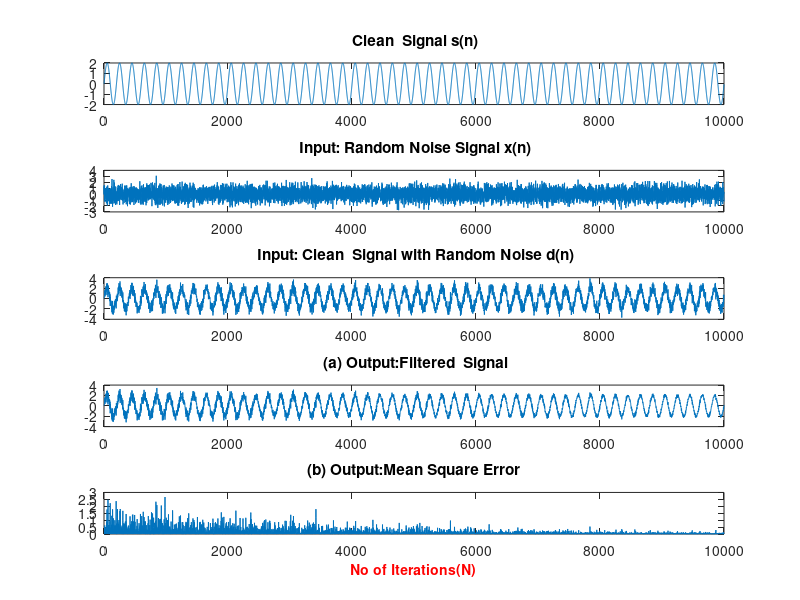

MATLAB code to generate this figure:
%----------------------------------------------------------
% MATLAB function that implements LMS Algorithm Implementation 
%  
% Original from the paper "Simulation and Performance Analysis of Adaptive
% Filter in Noise Cancellation" by RAJ KUMAR THENUA and Surendra K. Agrawal
% Modified by Petro M. Tshakwanda in Fall 2020.
%----------------------------------------------------------
clear
clc
%load 
y = 2*sin(2*pi*0.005*(0:10000-1)');  % .005cycles/sample(one complete cyle in 200 samples)
  nvar  = 0.8;  % noise variance
  xn = randn(10000,1)*nvar;
nfilt= fir1(20,0.5);
fnoise= filter(nfilt,1,xn);
dn= y+fnoise;  % desired signal(noisy signal)

filter_size=20;
step_size= 0.0001;
iterations=10000; 
% initialise adaptive filter impulse and input vector to zero vector of length specified at command line
filter_current = zeros(filter_size,1);
input_vector = zeros(filter_size, 1);

% Loop for number of iterations.
for i=1:iterations
   
    input_vector(1)=xn(i);         % insert new sample at beginning of input vector.
    filter_output(i)=dot(filter_current, input_vector);          %Caluclate adaptive filter output
    error= dn(i)-filter_output(i);       % Calculate estimation error
    filter_current = filter_current + 2*step_size*error*input_vector;       % Update filter taps by LMS recursion
    
    % Shfit values of input vector.
    for j=filter_size:-1:2
        input_vector(j)=input_vector(j-1);    
    end
    
    error_signal(i)=error;      % store estimation error  
end
% Find moving average of error squared.
mse= (error_signal-y(1:10000)').^2;
msefinal=mean(mse)

subplot(5,1,1),plot(y(1:10000));title(' Clean  Signal s(n)')
subplot(5,1,2),plot(xn(1:10000));title(' Input: Random Noise Signal x(n)')  
subplot(5,1,3),plot(dn(1:10000));title(' Input: Clean  Signal with Random Noise d(n)')
subplot(5,1,4),plot(error_signal(1:10000));title(' (a) Output:Filtered  Signal')
subplot(5,1,5),plot(mse(1:10000));title('(b) Output:Mean Square Error')
xlabel('No of Iterations(N)','FontSize',10,'FontWeight','bold','Color','r')




